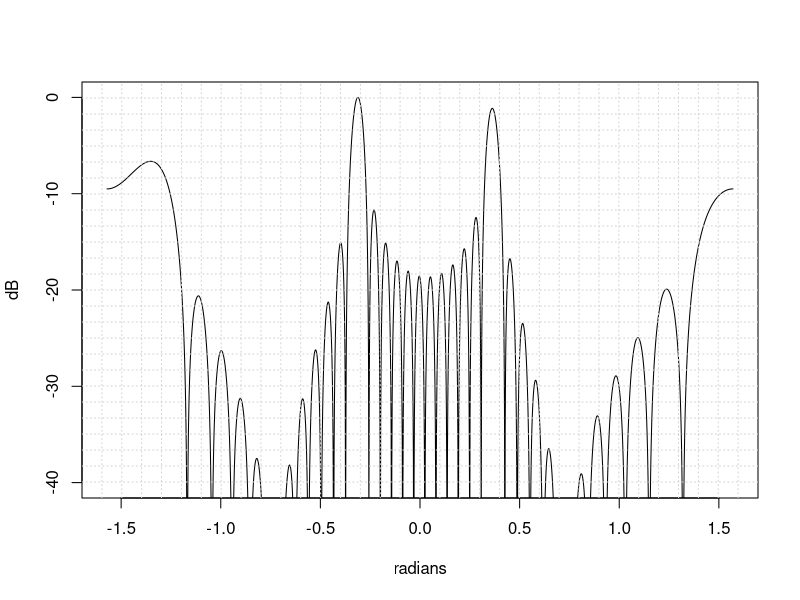

Generate this figure with R: (Note: this script raises an error after producing the figure.)
remove(list = ls());
AF = 0;
vect_p = c(2, 2, 2, 5, 5, 5, 8, 8, 8, 11, 11, 11, 14, 14, 14, 17, 17, 17, 20, 20, 20, 
           23, 23, 23, 26, 26, 26, 29, 29, 29, 32, 32, 32, 35, 35, 35);

p = seq(-(pi/2), pi/2, by = pi/1800);
deg2rad = function(deg) deg * (pi/180);
theta = deg2rad(-18);

beta = function(k) -2*pi*(0.5)*(k-1)*(sin(theta));
PP = exp(1i*beta(vect_p));

for(n in c(1:36)){
  AF = AF + (exp(1i*2*pi*(n-1)*(0.5)*sin(p)) * PP[n]);
}

fact = abs(AF);
fact2 = fact / max(fact);
plot(p, 20*log10(fact2), ylim=c(-40, 0), type='l', xlab='radians', ylab = 'dB');
grid(34, 26)
maxlobe_index = which(round(p, digits=6) == round(theta, digits=6));

flag1 = FALSE;
flag2 = FALSE;

p1 = maxlobe_index - 10;
p2 = p1 - 1;

while(fact[p1] > fact[p2]){
  p1 = p2;
  p2 = p1 - 1;
  if(p2 == 0){
    p1 = 1791;
    p2 = p1 - 1;
    flag1 = TRUE;
  }
}

tmp1 = p1;

q1 = maxlobe_index + 10;
q2 = q1 + 1;

while(fact[q1] > fact[q2]){
  q1 = q2;
  q2 = q1 + 1;
  if(q2 == 1801){
    q1 = 10;
    q2 = q1 + 1;
    flag2 = TRUE;
  }
}
tmp2 = q1;

print(flag1, flag2)

if(flag1 || flag2){
  right_point = tmp1;
  left_point = tmp2;
  sll_left_index = which.max(fact[left_point:900]) + left_point;
  sll_right_index = which.max(fact[901:right_point]) + 900;
  
  bw = (abs(p[1]) - abs(p[left_point])) + (p[1801] - p[right_point]);
  sll = max(20*log10(fact2[sll_left_index]), 
            20*log10(fact2[sll_right_index]));
  
  lines(p[left_point]*rep(1, 1801), 20*log10(fact2), col='red');
  lines(p[right_point]*rep(1, 1801), 20*log10(fact2), col='red');
}else{ 
  right_point = tmp2;
  left_point = tmp1;
  sll_left_index = which.max(fact[1:left_point]);
  sll_right_index = which.max(fact[right_point:1801]) + right_point;
  
  bw = abs(p[right_point] - p[left_point]);
  sll = max(20*log10(fact2[sll_left_index]), 
            20*log10(fact2[sll_right_index]));
  
  lines(p[left_point]*rep(1, 1801), 20*log10(fact2), col='red');
  lines(p[right_point]*rep(1, 1801), 20*log10(fact2), col='red');
}

lines(theta*rep(1, 1801), 20*log10(fact2), col='brown');
lines(p, sll * rep(1, 1801), type="l", lty=2, col='orange');
remove(flag1, flag2, tmp1, tmp2, p1, p2, q1, q2, n)
